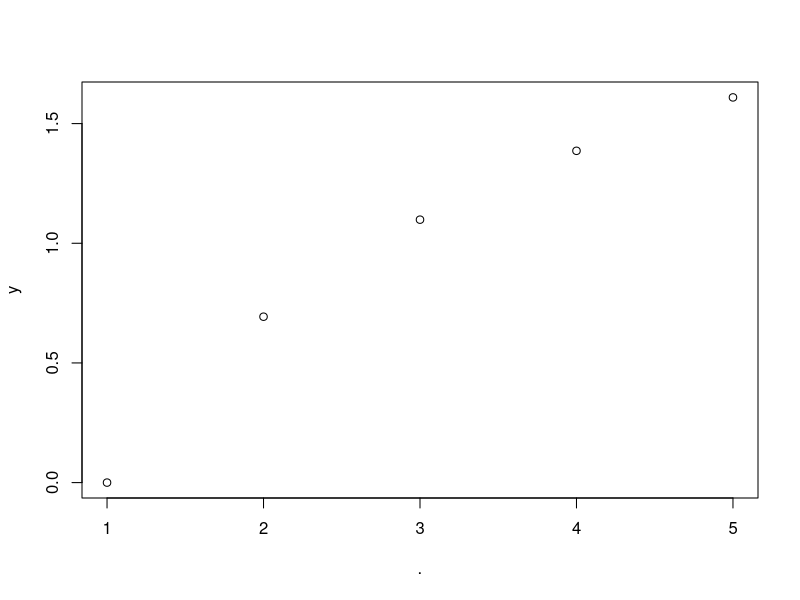
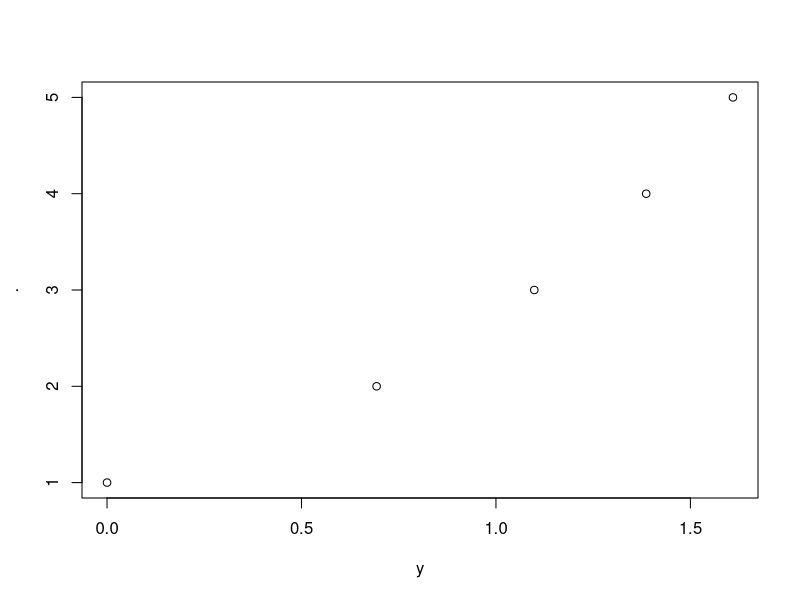

Here is the R script that generated these plots, in order: (Note: this script raises an error after producing the figures.)
######
##4###
######

#' %>% 
#' x %>%  f() -> f(x)
#' x %>%  f(y) -> f(x,y)
#' x %>%  f(y, .) -> f(y,x)

library(dplyr)
x <- 1:5
y <- log(x)
x %>% mean()
x %>%  plot(y)
x %>%  plot(y,.)

x %>% log() %>% mean() # == mean(log(x))
x %>% log() %>% mean() %>% sqrt() # == sqrt(mean(log(x)))

#파이프를 통해 할당

x = 1:5
u = x %>% mean
u
v <- x %>% mean
v
x %>%  mean -> w
w

s = as_tibble(airquality) %>%  print(n=3)
dim(s)

#filter
library(tidyverse)
mtcars_t <- as_tibble(mtcars)
mtcars_t
mtcars_t %>%  filter(mpg >= 30)
mtcars_t %>%  filter(mpg>=30, wt<1.8) # & 대신 , 를 사용할 수 있다.

mtcars_t %>% filter(mpg <= 30, cyl %in% c(6,8), am ==1)

mtcars_t %>% 
  filter(
    mpg >= median(mpg), mpg <= quantile(mpg, probs=0.75) 
    ) %>% 
      print(n=3)

mtcars_t %>% 
  filter(
    between(mpg, median(mpg), quantile(mpg, probs = 0.75))
  )

airs <- as_tibble(airquality) %>% print(n=3)

airs %>% 
  filter(is.na(Ozone) | is.na(Solar.R)) %>% 
  print(n=3)

#slice : 행 번호를 직접 입력하여 특정 행 선택 또는 제거

iris_t <- as_tibble(iris)
iris_t %>% slice(5:10)
iris_t %>%  slice(-(5:10)) %>% 
  print(n=3)
#마지막행 선택
iris_t %>% slice(n()) # n() : 행의 개수를 게는 함수

iris_t %>%  slice_head(n = 3)
iris_t %>%  slice_tail(n = 3)
iris_t %>%  slice_sample(n = 3)
iris_t %>%  slice(prop = 0.02, replace=TRUE) # 0.02퍼센트 행 복원 추출

iris_t %>%  slice_max(Sepal.Width, n = 2)#가장 큰 것 #선택하고자하는 개수(n), 또는 비율(prop)
iris_t %>%  slice_max(Sepal.Width, prop=0.02)
iris_t %>%  slice_min(Petal.Length, prop=0.02)

#arange() 변수 기준으로 재배열
# arrange(df, var_1,var2) #var_1 : 제1정렬기준, var2_2: 제2장렬기준
# 오름차순(작은것부터)가 디폴트, desc() : 내림차순으로 

mtcars_t %>% arrange(mpg) %>% print(n=3)
mtcars_t %>% arrange(mpg, desc(wt)) %>% print(n=3)

air <- as_tibble(airquality)
air
airs_1 <- air %>%  filter(Month == 5, Day <= 10)
airs_1
airs_1 %>% arrange(!is.na(Ozone)) 
# 중요 ! : 결측값을 가장 앞으로 배치 == is.na(x)
airs_1 %>% arrange(!is.na(Ozone), desc(Ozone))

#distinct() : 중복행 제거
# option : .keep_all = TRUE : 모든 변수 유지, 중복된 행 중 첫번째 행만 유지
# FALSE : 해당 변수만
df1 <- tibble(id=rep(1:3, times=2:4), x1 = c(1:2,1:3,1:4))
df1
df1 %>% distinct(id, .keep_all = TRUE)
df1 %>%  distinct(id)
df2 <-  tibble(id=rep(1:3, each=2), x1=c(2,2,3,1,4,4))
df2
df2 %>% distinct(.keep_all = TRUE)
rm(list=ls())
#select : 열 선택
mtcars
mtcars_t <- mtcars %>% 
  rownames_to_column(var="row.name") %>% 
  as_tibble()
mtcars_t
mtcars_t %>% select(1:3,7)
mtcars_t %>%  select(row.name:cyl,wt)

# 열 제거 : ! , -
mtcars_t %>% select(-c(1:3,7))
mtcars_t %>% select(!c(1:3,7))
mtcars_t %>% select(1:3, !1)
# 1,2,3과 1을 제외한 나머지의 합집합 == 전체
mtcars_t %>% select(1:3,-1)
# 1,2,3에서 1을 제외한 2,3
mtcars_t %>%  select(-c(1:3),-1)
# 1,2,3을 제외하고 첫번째

# where(fn) 
# fn : 결과가 TRUE or FALSE인 predicate 함수
# where(fn) : 결과가 TRUE인 변수 선택

mpg %>%  print(n=3)
#숫자형 변수 선택
mpg %>% select(where(is.numeric))

# everything() : 모든 변수 선택
# last_col() : 마지막 변수 선택

# starts_with("x") : x로 시작하는 변수 선택
# ends_with("x") : x로 끝나는 변수 선택
# contains("x") : x를 포함하는 변수 
# num_range("x", 1:10) : x1,x2, ... , x10과 동일
# all_of(vec): vec에 이름 있는 변수 선택, 단 없는 변수 이름이 vec에 있으면 오류 발생
# any_of(vec) : all_of(vec)과 동일, 데이터프레임에 없는 이름이 vec에 있어도 오류 발생하지않음

mtcars_t %>% select(1, last_col())
mtcars_t %>% select(starts_with("m"))
mtcars_t %>% select(ends_with("p"))
mtcars_t %>% select(contains("A"))
vars <- c("model","mpg","wt")
mtcars_t %>% select(any_of(vars))
mtcars_t %>% select(all_of(vars))#에러발생
mtcars_t %>% select(where(is.numeric), contains("c"))

#열이름 변경
# select, rename, rename_with

mtcars_t <- mtcars %>% 
  rownames_to_column(var = "row.name") %>% 
  as_tibble()
mtcars_t %>% select(model = row.name) # row.name을 model로 이름 변경
mtcars_t %>% select(model = row.name, everything()) #모든 열 유지

mtcars_t %>% rename(model = row.name)
#rename_with() : 많은 변수 이름을 공통된 양식으로 변경하는 경우

mtcars_t %>% rename_with(toupper)

mtcars_t %>% rename_with(toupper, contains("a"))

#relocate : 열 위치 변경

iris_t <- as_tibble(iris)
iris_t
iris_t %>% relocate(Species)#Species 맨앞으로

iris_t %>% relocate(ends_with("th"), .after=(Species))

# mutate() , transmute : 새로운 열 추가

mtcars_t %>% mutate(kml = mpg*0.43,
                    gp_kml = if_else(kml>=10, "good", "bad")) %>% relocate(kml, gp_kml)
mtcars_t %>% mutate(kml = mpg*0.43,
                    gp_kml = case_when(
                      kml < 8 ~ "bad",
                      kml < 11 ~ "good",
                      TRUE ~ "excellent"
                    )) %>% relocate(kml, gp_kml)

# summarise()

mpg %>% 
  summarise(n = n(), n_hwy = n_distinct(hwy), #n() : 전체 행 개수, n_distinct() : 서로 다른 값을 갖고 있는 행의 개수
            avg_hwy = mean(hwy))
                    
mpg %>% 
  summarise(avg_hwy = mean(hwy), rng_hwy. = range(hwy))

# groupby()

by_cyl <- mpg %>% group_by(cyl)
by_cyl

by_cyl %>% tally() # 각 그룹에 속한 자료 개수 확인
mpg %>% count(cyl)
by_cyl %>% ungroup()

airs_M <- airquality %>% group_by(Month)
airs_M %>% summarise(avg_Oz = mean(Ozone, na.rm=TRUE))
airs_M %>% summarise(n_miss = sum(is.na(Ozone)),
                     n_obs = sum(!is.na(Ozone)))
# first(), las(), nth()
airs_M %>% summarise(first_Oz = first(Ozone),
                     last_Oz = last(Ozone))
#월별 Ozone의 가장 작은 값과 큰 값

airs_M %>% summarise(min_Oz = min(Ozone, na.rm=TRUE),
                     max_Oz = max(Ozone,na.rm=TRUE))

#월별 Ozone의 개별 값이 전체 기간 동안의 평균값보다 작은 날 수

airs_M %>% summarise(below_mean = sum(Ozone < mean(airquality$Ozone,na.rm=TRUE),na.rm = TRUE))

#select : 열 선택

mpg %>% group_by(cyl) %>% select(hwy)
mpg %>% group_by(cyl) %>% arrange(hwy, .by_group = TRUE) # cyl이 첫번째 정렬변수

mpg %>% select(cyl, hwy) %>% 
  mutate(std_hwy = hwy - mean(hwy), rank = min_rank(hwy))
# min_rank : 입력된 벡터의 오름차순 순위 계산(작을수록 낮은 순위)
mpg %>% select(cyl,hwy) %>% 
  group_by(cyl) %>%
  mutate(std_hwy = hwy - mean(hwy), rank=min_rank(hwy))

# mpg의 cyl 그룹별 hwy가 가장 큰 값을 갖는 행 선택

mpg %>% group_by(cyl) %>%
  select(1:2,hwy) %>% 
  filter(hwy == max(hwy)) %>% 
  arrange(hwy, .by_group = TRUE)

# airquality에서 Ozone의 월별 첫날과 마지막 날, 가장 큰 값과 가장 작은 값 을 갖는 행 선택

air_M <- airquality %>% group_by(Month) %>% select(1,5,6)
air_M %>% slice_head(n=1)
air_M %>% slice_tail(n=1)
#slice_max, slice_min
air_M %>% slice_max(Ozone, n=1)
air_M %>% slice_min(Ozone, n=1)

#n() : 행 개수 계산, cur_data() : 각 그룹별 데이터를 따로 불러옴
library(dplyr)
mpg %>% group_by(cyl) %>% summaray(data=cur_data())

# skip! 혹시 몰라서 회귀모델
# 예제 (skip)
# - mpg에서 cyl 그룹별로 hwy를 반응변수, displ을 설명변수로 하는 회귀모형 적합하고 결정계수 계산
# - 그룹별케이스가5를초과하지않는그룹자료는제외
mpg %>%
group_by(cyl) %>%
filter(n() > 5) %>%
summarise(r2 = summary(lm(hwy ~ displ,
                          data = cur_data()))$r.squared)

# across() : 다수의 열을 대상으로 하는 작업
mtcars %>%
  summarise(mpg=mean(mpg), cyl=mean(cyl),
            disp=mean(disp), hp=mean(hp))
#훨씬 빠르게 할 수 있음!
mtcars %>% summarise((across(mpg:hp, mean)))

iris_t <- as_tibble(iris)
iris_t %>% 
  summarise(across(where(is.numeric),mean))
# iris에서 숫자형 변수는 평균, 요인은 수준의 개수
iris_t %>% 
  summarise(across(where(is.numeric),mean),
            across(where(is.factor), nlevels)) # 수준의 개수 : nlevels

#전체 행의 개수와 숫자형 변수의 표준편차
iris_t %>% 
  summarise(n = n(), across(where(is.numeric),sd))
# n이 먼저 생성되고 across에서 다시 sd 계산에 들어가므로 NA 생성
iris_t %>% 
  summarise(across(where(is.numeric),sd), n=n())

# iris에서 “Se”로 시작하는 변수의 평균과 표준편차
iris_t %>% 
  summarise(across(starts_with("Se"),list(M=mean,SD=sd))) #list 사용!

#열이름 형식 변경
iris_t %>% 
  summarise(across(starts_with("Se"),list(M=mean,SD=sd),
                   .names="{fn}_{col}")) #디폴트 : {col}_{fn}

#iris에서 각 숫자형 변수의 결측값 개수
iris_t %>% 
  summarise(across(where(is.numeric), ~sum(is.na(.x)))) ##!!!! ~sum(is.na(.x)) 기억!!!

iris %>% 
  group_by(Species) %>% 
  summarise(across(where(is.numeric), ~ length(unique(.x))))

# airquality에서 Ozone과 Solar.R의 평균과 표준편차

airquality %>% 
  summarise(across(c(Ozone,Solar.R), list(M=~mean(.x,na.rm=TRUE),SD=~sd(.x,na.rm=TRUE))))

# iris에서 요인을 문자형 변수로 전환

iris_t <- as_tibble(iris)

iris_t %>% 
  mutate(across(where(is.factor),~as.character(.x)))

# 센티미터 단위로 측정된 자료를 인치 단위로 변환

iris_t %>% 
  mutate(across(where(is.numeric), ~ .x/2.54))

# iris에서 이름에 ‘Len’이 있는 변수의 자료가 모두 6.5 이상이 되는 행 선택
iris_t %>% 
  filter(across(contains("Len"), ~ .x>= 6.5))

# airquality에서 적어도 하나의 결측값이 있는 행 제거

airquality %>% as_tibble() %>% 
  filter(across(.fns = ~ !is.na(.x)))
airquality %>% as_tibble() %>% 
  na.omit()

# mpg에서 처음 두 변수 manufacturer와 model의 자료가 중복되지 않는 행 선택

mpg %>% as_tibble() %>% distinct(across(1:2), .keep_all=TRUE)

# manufacturer와 model으로 구성되는 그룹에 속한 행 개수 계산하여 내림차순 으로 정렬

mpg %>% as_tibble() %>% count(across(1:2), sort=TRUE)

#행단위작업 : rowwise()

df1 <- tibble(x=1:2,y=3:4,z=5:6)
df1
df1 %>% rowwise() #행단위로 그룹을 생성

df1 %>% 
  rowwise() %>% 
  mutate(total = sum(c(x,y,z)))

df2 <- tibble(id = 1:3, w = 10:12, x = 20:22,
              y = 30:32, z = 40:42)
df2 %>% 
  rowwise() %>% 
  summarise(total=sum(c_across(where(is.numeric))))

df2 %>% 
  rowwise(id) %>%  #id는 연산과정에서 제외됨
  summarise(total=sum(c_across(where(is.numeric)))) 

df2 %>% 
  rowwise(id) %>% 
  mutate(total = sum(c_across(where(is.numeric)))) %>% 
  ungroup() %>% 
  mutate(across(w:z, ~.x/total))


#------------------------------------------------------------------------------#
#' 연습문제
#' 
#'    1.

#1)
airquality %>% 
  filter(Wind >= mean(Wind), Temp < mean(Temp)) %>% 
  select(c(Ozone, Solar.R, Month)) -> air_sub1
air_sub1
#2)
airquality %>% 
  filter(Wind < mean(Wind), Temp >= mean(Temp)) %>% 
  select(c(Ozone, Solar.R, Month)) -> air_sub2
air_sub2
#3)
air_sub1 %>% as_tibble() %>% 
  summarise(n = n(), m_oz=mean(Ozone, na.rm=TRUE), m_solar = mean(Solar.R,na.rm=TRUE))
air_sub2 %>% as_tibble() %>% 
  summarise(n = n(), m_oz=mean(Ozone, na.rm=TRUE), m_solar = mean(Solar.R,na.rm=TRUE))

#4)

air_sub1 %>% as_tibble() %>% 
  group_by(Month) %>% 
  summarise(n = n(), m_oz=mean(Ozone, na.rm=TRUE), m_solar = mean(Solar.R,na.rm=TRUE))

air_sub2 %>% as_tibble() %>% 
  group_by(Month) %>% 
  summarise(n = n(), m_oz=mean(Ozone, na.rm=TRUE), m_solar = mean(Solar.R,na.rm=TRUE))
rm(list=ls())
#2.
#1)
mtcars %>% rownames_to_column(var="model") %>% as_tibble()

#2)
mtcars %>% 
  rownames_to_column(var="model") %>% as_tibble() %>% 
  select(c(model,mpg,cyl,disp,hp,wt,am)) -> cars

#3)
cars %>% 
  mutate(disp_cc = disp * 16.4) %>% 
  select(-disp) -> cars

#4)
?case_when
cars %>% 
  mutate(type = case_when(
    disp_cc < 1000 ~ "Compact",
    disp_cc < 1500 ~ "Small",
    disp_cc < 2000 ~ "Midsize",
    disp_cc >= 2000 ~ 'Large'
  )) -> cars
cars
#5)
cars %>% filter(am==1,cyl==8) %>% 
  select(-c(cyl,hp,wt,am))



#6)
cars %>% group_by(cyl) %>% 
  select(c(cyl,mpg,disp_cc,hp,wt)) %>% 
  summarise(across(mpg:wt,mean)) %>% 
  mutate(n=n()) %>% 
  relocate(n, .after=cyl)

#   3.

airquality %>% 
  slice_sample(n=10) -> air_1
air_1
airquality = airquality.drop(air_1)


#4.

df <- tibble(Name = c("Park","Lee","Kim"), A = c(14,21,15), B=c(12,16,5),C=c(4,8,10))
#1)
df %>% rowwise() %>% 
  mutate(total=sum(A,B,C))

#2)  
df %>% rowwise() %>% 
  mutate(total=sum(A,B,C)) %>% 
  ungroup() %>% 
  mutate(ratio=total / sum(total))

#5

library(MASS)


#1)
Cars93 %>% dplyr::select(c(Manufacturer,Model,MPG.highway,Cylinders,Weight,Origin)) -> car
car
#2)
car %>% mutate(make = paste(Manufacturer,Model,sep = "_")) %>% 
  dplyr::select(-c(Manufacturer,Model)) %>% 
  relocate(make) -> car
#3)
car %>% group_by(Cylinders) %>% 
  count(Cylinders, sort=TRUE)
car
#4)
car %>% group_by(Cylinders) %>%  
  filter(!Cylinders %in% c("3","5","rotary")) %>% 
  ungroup() -> car
car
#5)

car %>% filter(MPG.highway==max(MPG.highway)) %>% 
  dplyr::select(c(make,MPG.highway))

#------------------------------------------------------------------------------#

######
##6###
######

ggplot(data=mpg) +
  geom_point(mapping=aes(x=displ,y=hwy), color="blue")

ggplot(data=mpg) +
  geom_point(mapping=aes(x=displ,y=hwy,color="blue"))

pp <- mpg %>% 
  filter(class != "2seater") %>% 
  ggplot() +
  geom_point(mapping = aes(x=displ,y=hwy))
pp+ facet_wrap(~class)
pp+ facet_wrap(~class, ncol=2)
pp+ facet_wrap(~class, ncol=2, dir="v")
## facet_grid
# - 한 변수에 의한 faceting:
#   하나의 행으로 패널 배치: facet_grid(. ~ x) 하나의 열로 패널 배치: facet_grid(x ~ .)
# - 두 변수에 의한 faceting: facet_grid(y ~ x) 행 범주: 변수 y의 범주
# 열 범주: 변수 x의 범주
# (y~x): 행~ 열 (.~x):1행~ 열 (x~.): 행~1열
my_plot <- mpg %>% 
  filter(cyl != 5, drv != "r") %>% 
  ggplot() + 
  geom_point(mapping=aes(x=displ,y=hwy))
my_plot
my_plot + facet_grid(drv ~ .)
my_plot + facet_grid(. ~ cyl)
my_plot + facet_grid(drv ~ cyl)

ggplot(data=mpg) +
  geom_point(mapping=aes(x=displ,y=hwy))

ggplot(data=mpg) +
  geom_smooth(mapping=aes(x=displ,y=hwy)) # 비모수 회귀곡선

ggplot(data=mpg)+
  geom_point(mapping=aes(x=displ,y=hwy)) +
  geom_smooth(mapping=aes(x=displ,y=hwy))
  
ggplot(data=mpg, mapping=aes(x=cty,y=hwy))+
  geom_point(position='jitter')

ggplot(data=mpg, mapping=aes(x=cty,y=hwy))+
  geom_jitter(width=0.4, height=0.05)

ggplot(data=mpg, mapping=aes(x=cty,y=hwy))+
  geom_jitter(width=0.05, height=0.4)
mpg
mpg_1 <- mpg %>% 
  mutate(am=substr(trans,1,nchar(trans)-4)) %>% 
  filter(cyl!=5)
mpg_1
p_1 <- ggplot(data=mpg_1,
              mapping=aes(x=as.factor(cyl), fill=am)) +
  xlab("Number of Cylinders")
p_1 + geom_bar()
# position=“stack”, “dodge”, “dodge2”, “fill” 
# 디폴트 : stack, 수직누적

p_1 + geom_bar(position="dodge")
p_1 + geom_bar(position="dodge2")
p_1 + geom_bar(position="fill")
p_1 + geom_bar(position="stack")

ggplot(data=mpg_1, mapping=aes(x=as.factor(cyl),y=hwy)) +
  geom_boxplot() +
  xlab("Number of Cylinders")

ggplot(data=mpg_1, mapping=aes(x=cyl,y=hwy)) +
  geom_boxplot() +
  xlab("Number of Cylinders")

ggplot(data=mpg_1, mapping=aes(x=as.factor(cyl), y=hwy)) +
  geom_boxplot(mapping=aes(fill=am)) +
  xlab("Number of Cylinders")

ggplot(data=mpg_1, mapping=aes(x=as.factor(cyl),y=hwy)) +
  geom_boxplot() +
  facet_wrap(~am)

## 좌표계 : Coordinate system
# coord_cartesian : xy 축 범위 조정 : xlim, ylim

p <- ggplot(data=mpg, mapping=aes(x=displ, y=hwy)) +
  geom_point() + geom_smooth()
p
p + coord_cartesian(xlim=c(3,6))

# scale 함수의 일반적인 형태: scale_*1*_*2*()
# *1*: 수정하고자 하는 시각적 요소; color, x, y, fill 등등 
# *2*: 적용되는 scale 지칭; discrete, continuous 등등
#' ex) scale_x_continuous(limits=c(3,6))
#' scale_x_continuous(name="Engine")

p + xlim(3,6) + xlab("Engine Displacement") #범위 벗어난 자료 삭제
p + coord_cartesian(xlim=c(3,6)) +
  xlab("Engine Displacement")

ggplot(data=mpg, mapping=aes(x=class, y=hwy)) +
  geom_boxplot() +
  coord_flip()

ggplot(data=mpg,mapping=aes(x="",y=hwy)) +
  geom_boxplot() +
  xlab("") +
  coord_flip()


#------------------------------------------------------------------------------#

#1

library(lattice)


# 1-1)
ggplot(data=barley, mapping=aes(x=variety,y=yield,color=year)) +
  geom_point() +
  coord_flip() -> p

p + facet_wrap(~site)

# 1-2

ggplot(data=barley, mapping=aes(x=variety, y=yield, color=site, shape=year)) +
  geom_point() +
  coord_flip()

# 1-3

barley %>% 
  group_by(variety) %>% 
  summarise(mean_yield = mean(yield)) %>% 
  arrange(desc(.))

#2 - 1

mpg %>% 
  group_by(fl) %>% 
  count()

#2 - 2

mpg %>% 
  group_by(fl) %>% 
  filter(!(fl %in% c('c','e','d'))) %>% 
  ggplot(mapping=aes(x=fl)) +
  geom_bar(aes(y=..count../sum(..count..))) +
  ylab("prop")
#2-3
mpg %>% 
  group_by(fl) %>% 
  filter(!(fl %in% c('c','e','d'))) %>% 
  ungroup() %>% 
  group_by(trans) %>% 
  summarise(n=n())

#2-4
mpg %>% 
  group_by(fl) %>% 
  filter(!(fl %in% c('c','e','d'))) %>% 
  ungroup() %>% 
  mutate(am = substr(trans,1,nchar(trans)-4)) %>% 
  ggplot(mapping=aes(x=fl,fill=am)) +
  geom_bar(position='fill')

#2-5

mpg %>% 
  group_by(fl) %>% 
  filter(!(fl %in% c('c','e','d'))) %>% 
  ungroup() %>% 
  ggplot(mapping=aes(x=fl,y=hwy)) +
  geom_boxplot()
#2-6

mpg %>% 
  group_by(fl) %>% 
  filter(!(fl %in% c('c','e','d'))) %>% 
  ungroup() %>% 
  mutate(am = substr(trans,1,nchar(trans)-4)) %>% 
  ggplot(mapping=aes(x=fl,y=hwy)) +
  geom_boxplot() +
  coord_flip() +
  facet_wrap(~am, dir="v")

# 3-1

airquality %>% 
  group_by(Month) %>% 
  mutate(Missing = is.na(Ozone)) %>% 
  ggplot(mapping=aes(x=Month,fill=Missing)) +
  geom_bar(position="fill")

#3-2
airquality %>% 
  group_by(Month) %>% 
  summarise(mean_oz = mean(Ozone,na.rm=TRUE)) %>% 
  ggplot(mapping = aes(x=Month)) +
  geom_bar(stat='identity',aes(y=mean_oz), position="dodge2")

#3-3 ####모르겠다!! 이게 최선인데

airquality %>% 
  mutate(cat_temp = case_when(
    Temp >= mean(Temp)  ~ "High Temp",
    Temp < mean(Temp) ~ "Low Temp"),
    cat_wind=case_when(
      Wind >= mean(Wind) ~ "High Wind",
      Wind < mean(Wind) ~ "Low Wind"
    )) %>% 
  ggplot(mapping=aes(x=Solar.R,y=Ozone)) +
  geom_point() +
  facet_wrap(~cat_temp + cat_wind)

#4-1
mtcars
mtcars %>%
  rownames_to_column(var="model") %>% 
  as_tibble() %>% 
  dplyr::select(c(model,mpg,disp,wt)) %>% 
  arrange(mpg,desc(disp)) -> mtcars_t

#4-2

mtcars_t %>% 
  mutate(gp_wt=ifelse(wt>median(wt),"Heavy","Not Heavy")) %>% 
  ggplot(mapping=aes(x=disp,y=mpg,color=gp_wt)) +
  geom_point() +
  geom_smooth(method="lm",se=FALSE)

#4-3

mtcars_t %>% 
  mutate(gp_wt=ifelse(wt>median(wt),"Heavy","Not Heavy")) %>% 
  ggplot(mapping=aes(x=disp,y=mpg)) +
  geom_point() +
  geom_smooth(method="lm",se=FALSE) +
  facet_wrap(~gp_wt)

#5
mpg
mpg %>% 
  filter(cyl == 4) %>% 
  mutate(year=as.factor(year)) %>% 
  dplyr::select(c(model,year,displ,cty,hwy)) %>% 
  arrange(year,desc(displ),cty)


#------------------------------------------------------------------------------#

#####
# 7 #
#####

CI_mean<-function(x,conf=0.95){
  m <- mean(x)
  se <- sd(x) / sqrt(length(x))
  alpha <- 1 -conf
  c(m-qnorm(1-alpha/2)*se,m+qnorm(1-alpha/2)*se)
}

set.seed(12345679)
x <- rnorm(n=100)
CI_mean(x)
CI_mean(x, conf=0.90)

# ... : 함수의 마지막 변수로 지정, 기존의 함수를 이용하여 함수를 정의하는 경우 매우 유용함
y <- c(x,NA)
y
CI_mean(y)
CI_mean(y,na.rm=TRUE) #error 발생
CI_mean_dot <- function(x,conf=0.95,...){
  m <- mean(x,...)
  se <- sd(x,...) / sqrt(sum(!is.na(x)))
  alpha <- 1 -conf
  c(m-qnorm(1-alpha/2)*se,m+qnorm(1-alpha/2)*se)
}
CI_mean_dot(y,na.rm=TRUE)

CI_mean_dot1 <- function(x,conf=0.95,aa=F){
  m <-mean(x,na.rm=aa)
  se <- sd(x,na.rm=aa)/sum(!is.na(x))
  alpha <- 1- conf
  c(m-qnorm(1-alpha/2)*se, m+qnorm(1-alpha/2)*se)
}

CI_mean_dot1(y,aa=T)

 CI_mean_dot2 <- function(x,conf=0.95,na.rm=F){
  m <- mean(x,na.rm=na.rm)
  se <- sd(x,na.rm=na.rm)/sqrt(sum(!is.na(x)))
  alpha <- 1-conf
  c(m-qnorm(1-alpha/2)*se, m+qnorm(1-alpha/2)*se)
}
 x=c(1,3,5,7,9,NA)
 CI_mean_dot2(x,na.rm=T)

my_plot <- function(x,y, ...){
  z_x <- (x-mean(x))/sd(x)
  z_y <- (y-mean(y))/sd(y)
  ggplot(data.frame(x=z_x,y=z_y)) +
    geom_point(aes(x,y),...)
}
 
library(ggplot2)
with(cars, my_plot(x=speed,y=dist,shape=20,color="red",size=2))

my_power <- function(first,second){first^second}
my_power(second=5,first=2)
my_power(s=5,f=2)
my_power(2,5)

# return 에 의한 출력, return 없으면 마지막 표현식의 실행결과

my_desc <- function(x,...){
  m.x <- mean(x,...); sd.x <- sd(x,...)
  res <- list(mean=m.x,sd=sd.x)
  return(res)
}

with(cars, my_desc(x=dist))
with(airquality, my_desc(x=Ozone, na.rm=TRUE))

my_desc_1 <- function(x,...){
  m.x <- mean(x,...); sd.x <- sd(x,...)
  list(mean=m.x,sd=sd.x)
}

with(cars, my_desc_1(x=dist))

find_roots <- function(a,b,c){
  if(a==0){
    roots <- c("Not quadratic eqation")
  } else{
    D <- b^2-4*a*c
    
    if (D > 0){
      roots <- c((-b+sqrt(D))/2*a,(-b-sqrt(D))/2*a)
    } else if (D==0){
      roots <- -b / (2*a)
    } else {
      roots = c("No real root")
    }
  }
  return(roots)
}
find_roots(1,4,3)


### ifelse(조건, 표현식1, 표현식2)

x <- c(10,3,6,9)
y <- c(1,5,4,12)
ifelse(x>y,x,y)

score <- c(80,75,40,98)
#예: 주어진 점수가 50미만이면 ‘Fail’, 50 이상이면 ‘Pass’를 점수와 함께 출력

grade <- ifelse(score<50,"Fail","Pass")
data.frame(score, grade)

#switch : switch(표현식, 선택항목리스트)
rm(list=ls())
(x <- sample(1:3,1))
switch(x, "Park","Lee","Kim")
switch("aa", aa="bb",bb="aa")

#예: 주어진 자료의 특성을 보고, 자료의 대푯값으로 평균과 중앙값 중 선택하는 함수 작성
rm(list=ls())
my_center <- function(x,type){
  switch(type, mean=mean(x), med=median(x))
}

x <- c(1,2,3,4,50)
my_center(x,"med")
my_center(x,"mean")

# & , | : vector의 element 별로 조건 체크
# &&, || : vector의 첫번째 값만 체크

x=c(1,2,5,7,8)
y=c(3,7,5,2,1)
w=2
u=7
(x>2) & (y>3)
(x>2) && (y>3)
(w>2) & (u>3)
(w>2) && (u>3)
(x>2) | (y>3)
(x>2) || (y>3)

x=runif(1)-0.5;x
if(x<0) print(abs(x))

if(x<0) print(abs(x)) else print(x)

ifelse(x<0, abs(x),x)

ifelse(x<0, c("x is negative"),c("x is positive"))

if(x>=-0.5 && x <=0.5) print(x) else print("wrong number")

for(i in 1:5){print(i)}

res <- vector("double", 5)
res
for(i in seq_along(res)){
  res[i] <- mean(rnorm(10))
}
res
round(res,3)

my_desc <- function(x, fun){fun(x)}
x <- rnorm(2000)
my_desc(x, mean)
my_desc(x, median)

#' while과 for의 차이점
#' for : 반복횟수 고정, while: 조건이 만족되는동안 반복

i = 1
while(i<=5){
  print(i)
  i = i + 1
}

fac.x <- 1
i <- 1
while(i <= 5){
  fac.x <- fac.x * i
  cat(i, "!=", fac.x, "\n", sep="")
  i <- i + 1
}

sum.x=0
i=1
while(i<=5){
  sum.x = sum.x+i
  cat("sum to ",i," = ",sum.x,"\n",sep="")
  i = i + 1
}

sum.x=0
x=c(1,1,1,8,7,6)
k=length(x)
i = 1
while(i <= k){
  sum.x=sum.x+x[i]
  i = i + 1
}
sum.x/k

sum.x=0
i=1
while(i<=10){
  if( i %in% c(2,4,6,8,10)){
    sum.x = sum.x + 2*i
  }
  else{
    sum.x = sum.x + i
  }
  i = i + 1
}
sum.x

#피보나치수열

pivo = vector("integer", 12)
i=1
pivo[1] <- 0
pivo[2] <- 1
while(i <= 10){
  pivo[i + 2] = pivo[i] + pivo[i + 1]
  i = i + 1
}
pivo



# lapply(), sapply()
# lapply() : 결과 리스트
# sapply() : 결과가 벡터 또는 행렬

x <- list(a1=1:5, a2=rnorm(5), a3=c(TRUE,FALSE,TRUE,TRUE))

lapply(x,mean)
sapply(x,mean)
unlist(lapply(x,mean))

set.seed(1234)
m <- -2 : 2
res <- vector("double", length(m))
for (i in seq_along(res)){
  res[i] <- mean(rnorm(n=10, mean=m[i], sd=0.5))
}
res

m<- -2:2
x <- lapply(m, rnorm, n=10, sd=0.5)
sapply(x,mean)

y <- lapply(m, rnorm, n=  10)
y <- lapply(m, rnorm, n=10,sd=0.5)
sapply(y,mean)

#margin : 1 = 행방향, 2 = 열방향

A <- matrix(c(0.8,1.3,1.0, 1.1, 1.3, 1.3, 0, 1.2, 0.2, 0.6, 1.4, 0.6), nrow=3)
A
rownames(A) <- c("Park", "Lee", "Kim")
colnames(A) <- paste0("trial", 1:4)
A
apply(A,1,mean)
apply(A,1,range)
apply(A,2,mean)

#' tapply 
#' tapply(X, INDEX, FUN, simplify=TRUE)
#' 
#' * apply 정리
#' lapply : list의 각 요소에 대해 함수 적용, 리스트로 처리
#' sapply : s=simplify, lapply와의 유일한 차이점 = 벡터 형태로 단순하게 처리
#' apply : list가 아닌 행렬을 받아서 처리
#' tapply : tapply(x,f, 함수, simplify= TRUE)
#' x 를 f (요인)별로 함수 처리, default : sapply처럼 simplify, simplify=FALSE -> lapply처럼

library(dplyr)
library(MASS)
Cars93 %>% View()

data(Cars93, package = "MASS")

with(Cars93, tapply(MPG.city, Origin, mean))
Cars93
with(Cars93, tapply(MPG.city,Origin,mean,simplify = FALSE))

x_g <- with(Cars93, split(MPG.city, Origin))
x_g
str(x_g)
lapply(x_g,mean)
#split(A,B) : A를 B의 값 별로 분리
rm(list=ls())
library(dplyr)
data(Cars93, package = "MASS")
Cars93
Cars93 %>% 
  group_by(Origin) %>% 
  summarise(m=mean(MPG.city), n=n())


airquality %>% View()
airs <- airquality %>% 
  dplyr::select(-Month, -Day)
apply(airs,2,mean,na.rm=TRUE)

# purrr 
# map(.x, .f, ...): lapply와 비슷한데 더 개선된 기능

library(tidyverse)

x <- list(a1=1:5, a2=rnorm(5), a3=c(TRUE, FALSE, TRUE, TRUE))

x
lapply(x, mean)
map(x,mean) #lapply와 동일하게 출력

map_dbl(x,mean) # 벡터로 출력

airs %>% 
  map_dbl(function (x) sum(x, na.rm=TRUE)/sum(!is.na(x)))

# map( )에서 가능한 기능
# - 사용자 정의 함수의 시작인 function( )을 물결표(~)로 대치
# - 한변수만사용되는함수인경우,변수대신점(.)또는.x사용

airs %>% 
  map_dbl(~ sum(.x,na.rm=TRUE) / sum(!is.na(.x)))

df1 <- list(x1=1:3, x2=2:4, x3=3:6)
df1
map_int(df1,2) #인덱싱이 실행, 두번째 리스트가 출력

df2 <- list(x1=rnorm(n=5, mean=-1), x2=rnorm(n=5, mean=1)) %>% map(summary)
df2
df2 %>% 
  map_dbl("Mean")

#map2 : 두개의 리스트를 입력 변수로 특정 함수를 반복 적용
# map2 (.x,.y,.f, ...)
# 두 개의 입력 리스트(벡터)길이가 같아야함, 길이가 1인 벡터의 경우만 순환법칙 적용

mu <- c(x1= -5, x2= 5)
sigma <- c(x1=2,x2=1)
map2(.x=mu,.y=sigma, rnorm, n=5)
#map2_dfc : 결과를 데이터프레임(tibble)러 츨력 : map2_dfc()

map2_dfc(.x = mu, .y = sigma, rnorm, n=3)

#------------------------------------------------------------------------------------------------------------

#1
rm(list=ls())
pivo <- vector("integer", 12)
pivo[1] = 0
pivo[2] = 1
i = 1

for (i in 1:10) {
  pivo[i+2] = pivo[i] + pivo[i+1]
}
i = 1
pivo <- vector("integer", 12)
pivo[1] = 0
pivo[2] = 1
while(i <= 10) {
  pivo[i+2] = pivo[i] + pivo[i+1]
  i = i + 1
}

#2
library(dplyr)
mtcars %>% select(mpg:wt) -> mtcars_a
mtcars_a %>% View()

#3
#(1)
airquality %>% View()
airquality %>% select(c(Ozone:Temp, Month)) -> airs


#(2)

#(3)

airs %>% group_by(Month) %>% 
  summarise(across(Ozone:Temp, mean,na.rm=TRUE, .names = "{col}_Mean"))

airs$Ozone %>% 


#(4)
rm(list=ls())
airs %>% View()
airs %>% group_by(Month) %>% 
  summarise(across(Ozone:Temp, ~sum(is.na(.x))))
